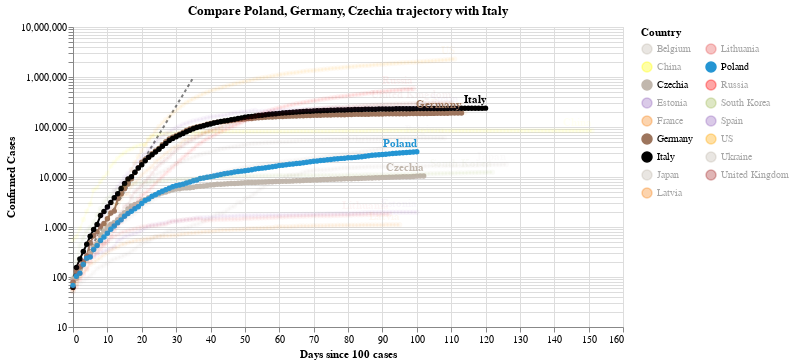

This figure's notebook cell:
### Code cell
#hide_input
chart2 = make_since_chart(dff2,['Poland', 'Germany', 'Czechia'], baseline_countries)
chart2

### Figure 1 — Vega-Lite specification as saved in the notebook (floating-point values rounded to 4 significant figures; data arrays with more than 128 entries replaced by an {"elided": "..."} marker saying what was removed)
{"config": {"view": {"continuousWidth": 400, "continuousHeight": 300}}, "layer": [{"data": {"name": "data-628230001892d6798b50651be41d1b3e"}, "mark": {"type": "line", "color": "black", "opacity": 0.5, "strokeDash": [3, 3]}, "encoding": {"x": {"type": "quantitative", "field": "Days since 100 cases"}, "y": {"type": "quantitative", "field": "Confirmed Cases"}}}, {"data": {"name": "data-8b2ed1a1383cfb471fdc73a7cf1f94d3"}, "mark": {"type": "line", "point": true}, "encoding": {"color": {"type": "nominal", "field": "Country", "legend": {"columns": 2}, "scale": {"domain": ["Belgium", "China", "Czechia", "Estonia", "France", "Germany", "Italy", "Japan", "Latvia", "Lithuania", "Poland", "Russia", "South Korea", "Spain", "US", "Ukraine", "United Kingdom"], "range": ["#C1B7AD", "yellow", "#C1B7AD", "#9467bd", "#F58518", "#9D755D", "black", "#C1B7AD", "#F58518", "#E45756", "#2495D3", "red", "#A1BA59", "#9467bd", "orange", "#C1B7AD", "brown"]}}, "opacity": {"condition": {"value": 1, "selection": "selector002"}, "value": 0.05}, "tooltip": [{"type": "nominal", "field": "Country"}, {"type": "temporal", "field": "Date"}, {"type": "quantitative", "field": "Confirmed Cases"}, {"type": "quantitative", "field": "Days since 100 cases"}], "x": {"type": "quantitative", "field": "Days since 100 cases"}, "y": {"type": "quantitative", "field": "Confirmed Cases", "scale": {"type": "log"}}}, "selection": {"selector002": {"type": "multi", "fields": ["Country"], "bind": "legend", "init": [{"Country": "Poland"}, {"Country": "Germany"}, {"Country": "Czechia"}, {"Country": "Italy"}]}}, "width": 550}, {"data": {"name": "data-8b2ed1a1383cfb471fdc73a7cf1f94d3"}, "mark": {"type": "text", "align": "right", "dy": -8, "fontWeight": "bold"}, "encoding": {"color": {"type": "nominal", "field": "Country", "legend": {"columns": 2}, "scale": {"domain": ["Belgium", "China", "Czechia", "Estonia", "France", "Germany", "Italy", "Japan", "Latvia", "Lithuania", "Poland", "Russia", "South Korea", "Spain", "US", "Ukraine", "United Kingdom"], "range": ["#C1B7AD", "yellow", "#C1B7AD", "#9467bd", "#F58518", "#9D755D", "black", "#C1B7AD", "#F58518", "#E45756", "#2495D3", "red", "#A1BA59", "#9467bd", "orange", "#C1B7AD", "brown"]}}, "opacity": {"condition": {"value": 1, "selection": "selector002"}, "value": 0.05}, "text": {"type": "nominal", "field": "Country"}, "tooltip": [{"type": "nominal", "field": "Country"}, {"type": "temporal", "field": "Date"}, {"type": "quantitative", "field": "Confirmed Cases"}, {"type": "quantitative", "field": "Days since 100 cases"}], "x": {"type": "quantitative", "field": "Days since 100 cases"}, "y": {"type": "quantitative", "field": "Confirmed Cases", "scale": {"type": "log"}}}, "transform": [{"filter": "(datum['Date'] >= 1592697600000)"}], "width": 550}], "title": "Compare Poland, Germany, Czechia trajectory with Italy", "$schema": "https://vega.github.io/schema/vega-lite/v4.0.2.json", "datasets": {"data-628230001892d6798b50651be41d1b3e": [{"Days since 100 cases": 0, "Confirmed Cases": 100.0}, {"Days since 100 cases": 1, "Confirmed Cases": 130.0}, {"Days since 100 cases": 2, "Confirmed Cases": 169.0}, {"Days since 100 cases": 3, "Confirmed Cases": 219.7}, {"Days since 100 cases": 4, "Confirmed Cases": 285.6}, {"Days since 100 cases": 5, "Confirmed Cases": 371.3}, {"Days since 100 cases": 6, "Confirmed Cases": 482.7}, {"Days since 100 cases": 7, "Confirmed Cases": 627.5}, {"Days since 100 cases": 8, "Confirmed Cases": 815.7}, {"Days since 100 cases": 9, "Confirmed Cases": 1060.0}, {"Days since 100 cases": 10, "Confirmed Cases": 1379.0}, {"Days since 100 cases": 11, "Confirmed Cases": 1792.0}, {"Days since 100 cases": 12, "Confirmed Cases": 2330.0}, {"Days since 100 cases": 13, "Confirmed Cases": 3029.0}, {"Days since 100 cases": 14, "Confirmed Cases": 3937.0}, {"Days since 100 cases": 15, "Confirmed Cases": 5119.0}, {"Days since 100 cases": 16, "Confirmed Cases": 6654.0}, {"Days since 100 cases": 17, "Confirmed Cases": 8650.0}, {"Days since 100 cases": 18, "Confirmed Cases": 11250.0}, {"Days since 100 cases": 19, "Confirmed Cases": 14620.0}, {"Days since 100 cases": 20, "Confirmed Cases": 19000.0}, {"Days since 100 cases": 21, "Confirmed Cases": 24710.0}, {"Days since 100 cases": 22, "Confirmed Cases": 32120.0}, {"Days since 100 cases": 23, "Confirmed Cases": 41750.0}, {"Days since 100 cases": 24, "Confirmed Cases": 54280.0}, {"Days since 100 cases": 25, "Confirmed Cases": 70560.0}, {"Days since 100 cases": 26, "Confirmed Cases": 91730.0}, {"Days since 100 cases": 27, "Confirmed Cases": 119300.0}, {"Days since 100 cases": 28, "Confirmed Cases": 155000.0}, {"Days since 100 cases": 29, "Confirmed Cases": 201500.0}, {"Days since 100 cases": 30, "Confirmed Cases": 262000.0}, {"Days since 100 cases": 31, "Confirmed Cases": 340600.0}, {"Days since 100 cases": 32, "Confirmed Cases": 442800.0}, {"Days since 100 cases": 33, "Confirmed Cases": 575600.0}, {"Days since 100 cases": 34, "Confirmed Cases": 748300.0}, {"Days since 100 cases": 35, "Confirmed Cases": 972800.0}], "data-8b2ed1a1383cfb471fdc73a7cf1f94d3": {"elided": "1883 records"}}}
